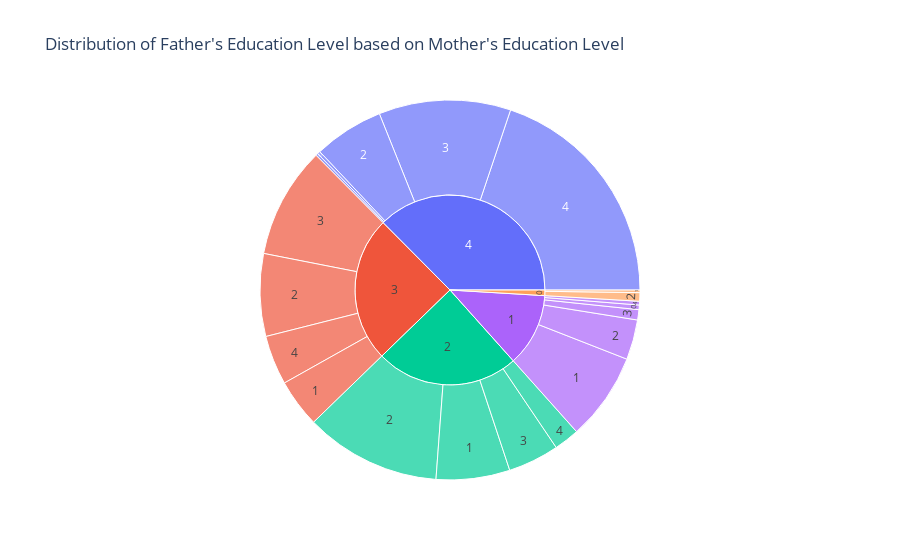

Notebook cell for this chart:
### Code cell
fig = px.sunburst(df_math, path=['Medu', 'Fedu'], values='G3', labels={'G3': 'Math Final Grade'},
                  title="Distribution of Father's Education Level based on Mother's Education Level")
fig.show()

### Figure 1 — Plotly figure (JSON) as saved in the notebook; plotly's stock layout.template omitted (floating-point values rounded to 4 significant figures)
{"data": [{"branchvalues": "total", "domain": {"x": [0, 1], "y": [0, 1]}, "hovertemplate": "labels=%{label}<br>Math Final Grade=%{value}<br>parent=%{parent}<br>id=%{id}<extra></extra>", "ids": ["1/0", "4/0", "0/1", "1/1", "2/1", "3/1", "4/1", "0/2", "1/2", "2/2", "3/2", "4/2", "1/3", "2/3", "3/3", "4/3", "1/4", "2/4", "3/4", "4/4", "0", "1", "2", "3", "4"], "labels": ["0", "0", "1", "1", "1", "1", "1", "2", "2", "2", "2", "2", "3", "3", "3", "3", "4", "4", "4", "4", "0", "1", "2", "3", "4"], "name": "", "parents": ["1", "4", "0", "1", "2", "3", "4", "0", "1", "2", "3", "4", "1", "2", "3", "4", "1", "2", "3", "4", "", "", "", "", ""], "type": "sunburst", "values": [16, 10, 9, 307, 258, 169, 8, 30, 140, 476, 289, 245, 36, 179, 389, 462, 13, 89, 173, 816, 39, 512, 1002, 1020, 1541]}], "layout": {"legend": {"tracegroupgap": 0}, "title": {"text": "Distribution of Father's Education Level based on Mother's Education Level"}}}
